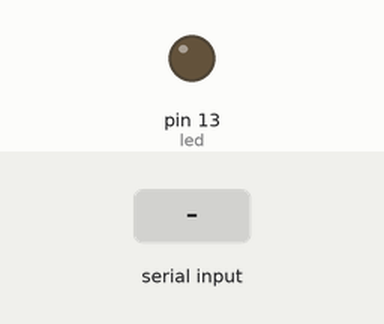
Simulated run of this sketch. Board: Arduino Uno, built with avr-gcc and run on an emulated ATmega328P. On the bench: output pins drawn as LEDs (lit = HIGH). Inputs (shaded band) come from the test bench.

Above: at 1.2 s.
1.3 s: "K" received over Serial
At 1.9 s:
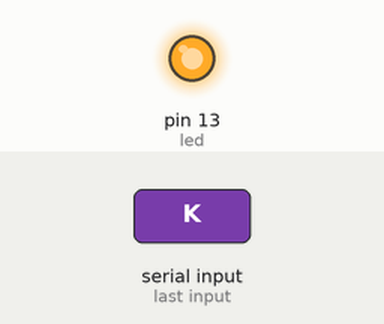
2.8 s: "1" received over Serial
At 4.2 s:
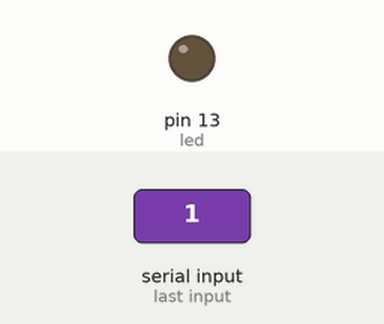
Timing chart, 0 to 5.8 s (numbered marks = the images above; inputs shaded):
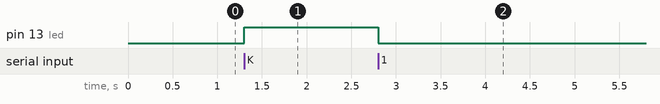

The sketch:

xbeeLedBlink_router.ino
```cpp
int led = 13;

void setup() {
  pinMode(led, OUTPUT);
  Serial.begin(9600);
}

void loop() {
  if(Serial.available() > 0){
    if(Serial.read() == 'K'){
      digitalWrite(led, HIGH);
    }
    else{
      digitalWrite(led, LOW);
    }
  }
}
```

Measured:
- after the input at 1.3 s, pin 13 (led): LOW → HIGH at once
- after the input at 2.8 s, pin 13 (led): HIGH → LOW at once
